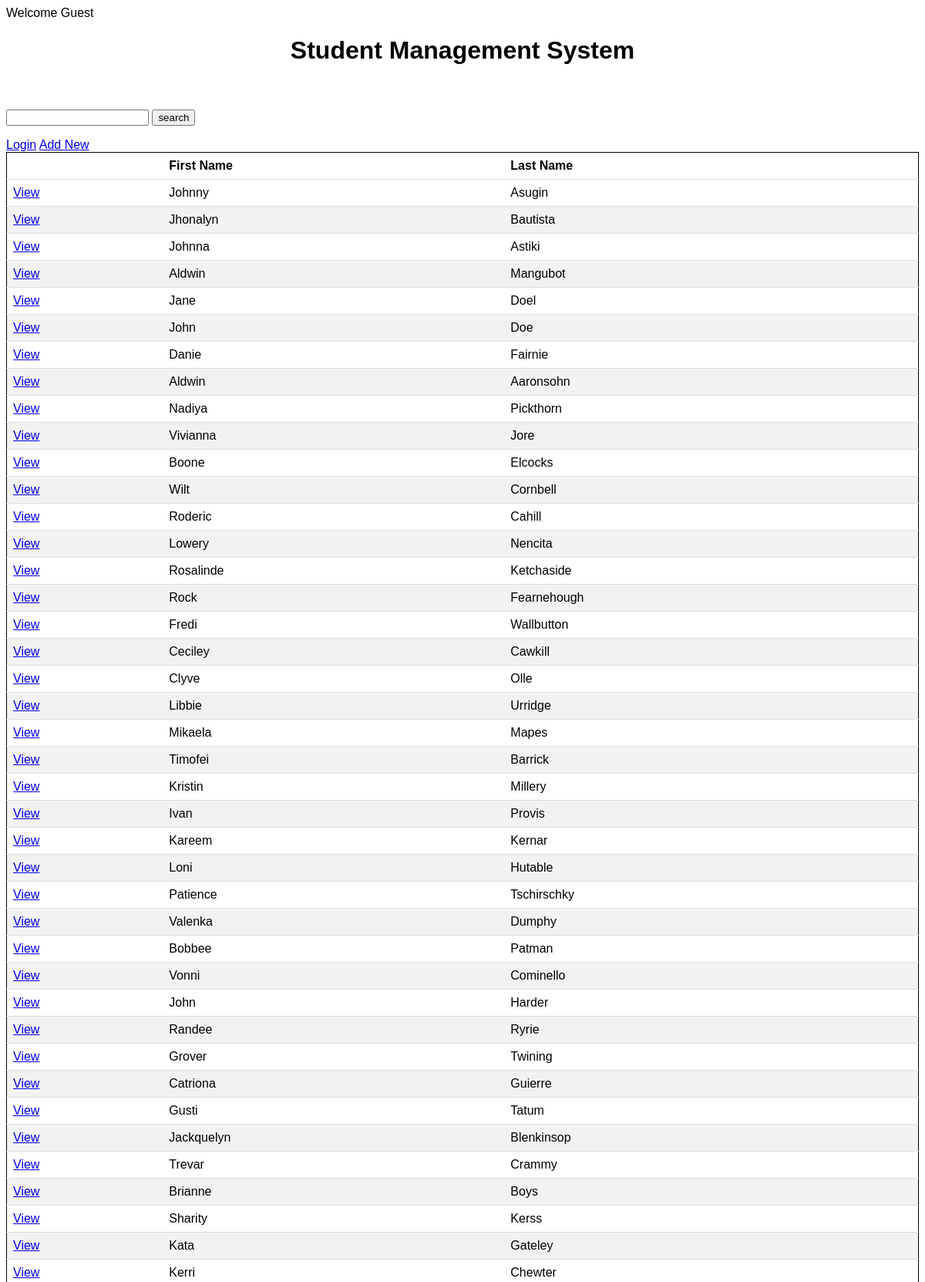
The page / (upper part) on the database its author committed.
### tables this page shows
CREATE TABLE `student_list` (
  `id` int(11) NOT NULL,
  `first_name` varchar(50) NOT NULL,
  `last_name` varchar(50) NOT NULL,
  `birthday` varchar(10) NOT NULL,
  `added_at` datetime NOT NULL DEFAULT CURRENT_TIMESTAMP,
  `gender` varchar(10) NOT NULL
);

### index.php (the view, shortened to what this page needs)
<?php
    $con = connection();
    $sql = "SELECT * FROM student_list ORDER BY id DESC";
    $students = $con->query($sql) or die ($con->error);
    $row = $students->fetch_assoc();
    ?>
    <!DOCTYPE html>
    <html lang="en">
    <head>
        <link rel="stylesheet" href="css/style.css">
    </head>
    <body>
        <h1>Student Management System</h1>
        <br>
        <br>
        <form action="result.php" method="get">
        <input type="text" name="search" id="search">
        <button type="submit">search</button>
        </form>
        <?php if(isset($_SESSION['UserLogin'])){?>
        <a href="logout.php">Logout</a>
        <?php } else {?>
            <a href="login.php">Login</a>
        <?php }?>
        <a href="add.php">Add New</a>
            <table>
                <thead>
                <tr>
                    <th></th>
                    <th>First Name</th>
                    <th>Last Name</th>
                </tr>
                </thead>
                <tbody>
                <?php do{ ?>
                <tr>
                    <td><a href="details.php?id=<?php echo $row['id'];?>">View</a></td>
                    <td><?php echo $row['first_name']; ?></td>
                    <td><?php echo $row['last_name']; ?></td>
                </tr>
                <?php  }while($row = $students->fetch_assoc())?>
                </tbody>
            </table>
    </body>
    </html>

### css/style.css (style rules this page uses)
body { font-family: "Arial"; }
h1 { text-align: center; }
table { border: 1px solid black; border-collapse: collapse; width: 100%; }
th, td { text-align: left; padding: 8px; border-bottom: 1px solid #ddd; }
tr:nth-child(even) { background-color: #f2f2f2; }

### rows shown on the page
student_list: first_name "Johnny", last_name "Asugin"
student_list: first_name "Jhonalyn", last_name "Bautista"
student_list: first_name "Johnna", last_name "Astiki"
student_list: first_name "Aldwin", last_name "Mangubot"
student_list: first_name "Jane", last_name "Doel"
student_list: first_name "John", last_name "Doe"
student_list: first_name "Danie", last_name "Fairnie"
student_list: first_name "Aldwin", last_name "Aaronsohn"
student_list: first_name "Nadiya", last_name "Pickthorn"
student_list: first_name "Vivianna", last_name "Jore"
student_list: first_name "Boone", last_name "Elcocks"
student_list: first_name "Wilt", last_name "Cornbell"
student_list: first_name "Roderic", last_name "Cahill"
student_list: first_name "Lowery", last_name "Nencita"
student_list: first_name "Rosalinde", last_name "Ketchaside"
student_list: first_name "Rock", last_name "Fearnehough"
student_list: first_name "Fredi", last_name "Wallbutton"
student_list: first_name "Ceciley", last_name "Cawkill"
student_list: first_name "Clyve", last_name "Olle"
student_list: first_name "Libbie", last_name "Urridge"
student_list: first_name "Mikaela", last_name "Mapes"
student_list: first_name "Timofei", last_name "Barrick"
student_list: first_name "Kristin", last_name "Millery"
student_list: first_name "Ivan", last_name "Provis"
student_list: first_name "Kareem", last_name "Kernar"
student_list: first_name "Loni", last_name "Hutable"
student_list: first_name "Patience", last_name "Tschirschky"
student_list: first_name "Valenka", last_name "Dumphy"
student_list: first_name "Bobbee", last_name "Patman"
student_list: first_name "Vonni", last_name "Cominello"
student_list: first_name "John", last_name "Harder"
student_list: first_name "Randee", last_name "Ryrie"
student_list: first_name "Grover", last_name "Twining"
student_list: first_name "Catriona", last_name "Guierre"
student_list: first_name "Gusti", last_name "Tatum"
student_list: first_name "Jackquelyn", last_name "Blenkinsop"
student_list: first_name "Trevar", last_name "Crammy"
student_list: first_name "Brianne", last_name "Boys"
student_list: first_name "Sharity", last_name "Kerss"
student_list: first_name "Kata", last_name "Gateley"
student_list: first_name "Kerri", last_name "Chewter"
